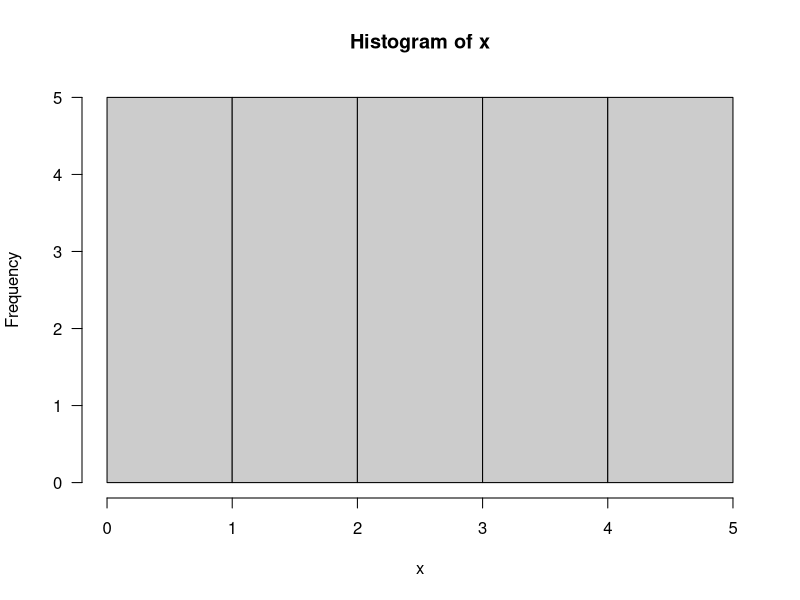
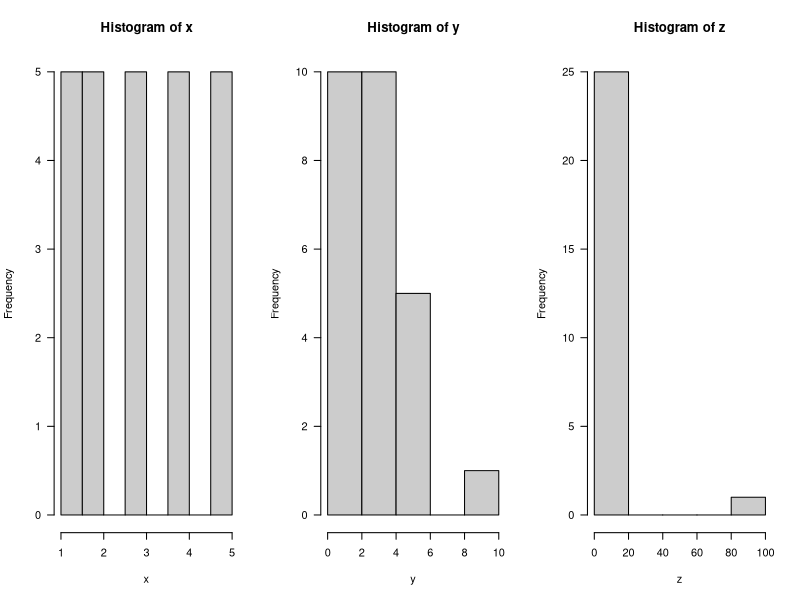

These figures' R source, in order:
## ---- chunk 1
knitr::opts_chunk$set(echo = TRUE)
## ---- chunk 2
(0 + 1 + 2 + 3 + 5 + 7) / 6
## ---- chunk 3
x = c(0, 1, 2, 3, 5, 7)
## ---- chunk 4
sum(x) / length(x)
## ---- chunk 5
mean(x)
## ---- chunk 6
avg = mean(x)
deviations = x - avg
deviations
## ---- chunk 7
sum(deviations)
## ---- chunk 8
mean(x + 2)
## ---- chunk 9
mean(x * 2)
## ---- chunk 10
mean(x)
a = 2
b = 3
mean(a*x + b)
## ---- chunk 11
x = c(0, 1, 2, 3, 5, 7)

median(x)
## ---- chunk 12
x = c(0, 1, 2, 3, 5, 7)

summary(x)
## ---- chunk 13
x = rep(1:5, each = 5)
## ---- chunk 14
hist(x, breaks = c(0, 1, 2, 3, 4, 5), las = 1, col = 'gray80')
## ---- chunk 15
mean(x)
median(x)
## ---- chunk 16
y = c(x, 10)
mean(y)
median(y)
## ---- chunk 17
z = c(x, 100)
mean(z)
median(z)
## ---- chunk 18
op = par(mfrow = c(1, 3))
hist(x, las = 1, col = 'gray80')
hist(y, las = 1, col = 'gray80')
hist(z, las = 1, col = 'gray80')
par(op)
## ---- chunk 19
# first 99 values equal to 120
first_values = rep(120, times = 99)

# final 99 values equal to 100
final_values = rep(100, times = 99)

# all values
all_values = c(first_values, final_values)

# average
mean(all_values)

# median
median(all_values)
